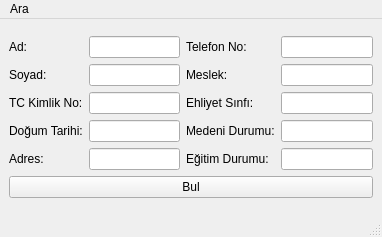
<?xml version="1.0" encoding="UTF-8"?>
<ui version="4.0">
 <class>Bul</class>
 <widget class="QMainWindow" name="Bul">
  <property name="geometry">
   <rect>
    <x>0</x>
    <y>0</y>
    <width>382</width>
    <height>237</height>
   </rect>
  </property>
  <property name="windowTitle">
   <string>MainWindow</string>
  </property>
  <widget class="QWidget" name="centralwidget">
   <layout class="QGridLayout" name="gridLayout_2">
    <item row="0" column="0">
     <layout class="QGridLayout" name="gridLayout">
      <item row="0" column="0">
       <widget class="QLabel" name="adlabel2">
        <property name="text">
         <string>Ad:</string>
        </property>
       </widget>
      </item>
      <item row="0" column="1">
       <widget class="QLineEdit" name="adlineEdit2"/>
      </item>
      <item row="0" column="2">
       <widget class="QLabel" name="telnolabel2">
        <property name="text">
         <string>Telefon No:</string>
        </property>
       </widget>
      </item>
      <item row="0" column="3">
       <widget class="QLineEdit" name="telnolineEdit2"/>
      </item>
      <item row="1" column="0">
       <widget class="QLabel" name="soyadlabel3">
        <property name="text">
         <string>Soyad:</string>
        </property>
       </widget>
      </item>
      <item row="1" column="1">
       <widget class="QLineEdit" name="soyadlineEdit2"/>
      </item>
      <item row="1" column="2">
       <widget class="QLabel" name="mesleklabel2">
        <property name="text">
         <string>Meslek:</string>
        </property>
       </widget>
      </item>
      <item row="1" column="3">
       <widget class="QLineEdit" name="mesleklineEdit2"/>
      </item>
      <item row="2" column="0">
       <widget class="QLabel" name="tckimliklabel2">
        <property name="text">
         <string>TC Kimlik No:</string>
        </property>
       </widget>
      </item>
      <item row="2" column="1">
       <widget class="QLineEdit" name="tckimliklineEdit2"/>
      </item>
      <item row="2" column="2">
       <widget class="QLabel" name="ehliyetsinifilabel2">
        <property name="text">
         <string>Ehliyet Sınfı:</string>
        </property>
       </widget>
      </item>
      <item row="2" column="3">
       <widget class="QLineEdit" name="ehliyetsinifilineEdit2"/>
      </item>
      <item row="3" column="0">
       <widget class="QLabel" name="dogumtarihilabel2">
        <property name="text">
         <string>Doğum Tarihi:</string>
        </property>
       </widget>
      </item>
      <item row="3" column="1">
       <widget class="QLineEdit" name="dogumtarihilineEdit2"/>
      </item>
      <item row="3" column="2">
       <widget class="QLabel" name="medenidurumulabel2">
        <property name="text">
         <string>Medeni Durumu:</string>
        </property>
       </widget>
      </item>
      <item row="3" column="3">
       <widget class="QLineEdit" name="medenidurumulineEdit2"/>
      </item>
      <item row="4" column="0">
       <widget class="QLabel" name="adreslabel2">
        <property name="text">
         <string>Adres:</string>
        </property>
       </widget>
      </item>
      <item row="4" column="1">
       <widget class="QLineEdit" name="adreslineEdit2"/>
      </item>
      <item row="4" column="2">
       <widget class="QLabel" name="egitimdurumulabel2">
        <property name="text">
         <string>Eğitim Durumu:</string>
        </property>
       </widget>
      </item>
      <item row="4" column="3">
       <widget class="QLineEdit" name="egitimdurumulineEdit2"/>
      </item>
      <item row="5" column="0" colspan="4">
       <widget class="QPushButton" name="bulButton">
        <property name="text">
         <string>Bul</string>
        </property>
       </widget>
      </item>
     </layout>
    </item>
   </layout>
  </widget>
  <widget class="QMenuBar" name="menubar">
   <property name="geometry">
    <rect>
     <x>0</x>
     <y>0</y>
     <width>382</width>
     <height>21</height>
    </rect>
   </property>
   <widget class="QMenu" name="menuAra">
    <property name="title">
     <string>Ara</string>
    </property>
   </widget>
   <addaction name="menuAra"/>
  </widget>
  <widget class="QStatusBar" name="statusbar"/>
 </widget>
 <tabstops>
  <tabstop>adlineEdit2</tabstop>
  <tabstop>soyadlineEdit2</tabstop>
  <tabstop>tckimliklineEdit2</tabstop>
  <tabstop>dogumtarihilineEdit2</tabstop>
  <tabstop>adreslineEdit2</tabstop>
  <tabstop>telnolineEdit2</tabstop>
  <tabstop>mesleklineEdit2</tabstop>
  <tabstop>ehliyetsinifilineEdit2</tabstop>
  <tabstop>medenidurumulineEdit2</tabstop>
  <tabstop>egitimdurumulineEdit2</tabstop>
  <tabstop>bulButton</tabstop>
 </tabstops>
 <resources/>
 <connections/>
</ui>
